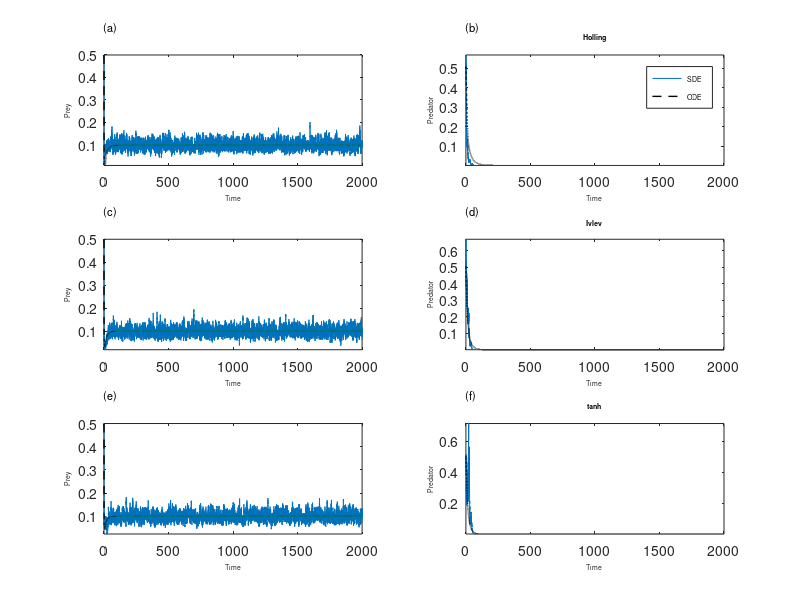

MATLAB code to generate this figure: (Note: a time limit stopped this script after it produced the figure.)
%%% FB 31/03/2019 -- SDE version of RMA model to verify is structural sensitivity still works in a stochastic context
%%% This code has no functions (on purpose), because the integration algorithm uses brute force and hence we need to maximize speed
%%% 01/04/19 -- adds the tanh functional response

clc
clear all
close all

randn('seed',10)

% ------------------- Parameters --------------------------------%

r=1;
m=0.1;
epsilon=0.3;

a_H = 3.05;
b_H = 2.68;

a_I = 1;
b_I = 2;

a_T = 0.99;
b_T = 1.48;

x=linspace(0,10,1000)
figure,
subplot(121) 
hold on
plot(x,(a_H*x)./(1+b_H*x),'k-')
plot(x,a_I*(1-exp(-b_I*x)),'b-')
plot(x,a_T*tanh(b_T*x),'r-')
hold off
subplot(122) %% Something possibly smarter
C = 1
D = 0.5/log(2)
hold on
plot(x,(C*x)./(D+x),'k-')
plot(x,C*(1-exp(-log(2)*x/D)),'b-')
hold off
%% Ivlev saturates more slowly

% trigo functional response to implement

%---------------- Stochasticity ---------------------------------% 

%%% sigmaE = 0.5; % Intrinsic noise SD (I started with sigmaE=0.1 or 0.5)
sigmaE = 0.25
%sigmaE = 0.1
%sigmaE=0.05
%------------------- Numerical integration stuff ----------------% 
intervals = 20; %50 -> dt = 0.02, 20-> dt = 0.05
dt=1.0/intervals;  %-> NB decrease the timestep below theirs - they use RK4
T_max=2000; %50.0 or 8000
timevec=linspace(0,T_max,intervals*T_max+1);

%-------------------- Loop on K ---------------------------------%

%K=0.1:0.5:2.6;
K=0.1:0.005:1.5
length_stored=3000; %1500
nmatrix=zeros(length(K),length_stored);
pmatrix=zeros(length(K),length_stored);
n2matrix=zeros(length(K),length_stored);
p2matrix=zeros(length(K),length_stored);

nmatrix_I=zeros(length(K),length_stored);
pmatrix_I=zeros(length(K),length_stored);
n2matrix_I=zeros(length(K),length_stored);
p2matrix_I=zeros(length(K),length_stored);

nmatrix_T=zeros(length(K),length_stored);
pmatrix_T=zeros(length(K),length_stored);
n2matrix_T=zeros(length(K),length_stored);
p2matrix_T=zeros(length(K),length_stored);

for (kk=1:length(K)),

disp(kk)

%%% That's what would be logical but here epsilon=1 goes against logic
%n(1) = 0.1;
%p(1) = 0.05;
%n2(1) = 0.1;
%p2(1) = 0.05;

n(1) = 0.5;
p(1) = 0.5;
n2(1) = 0.5;
p2(1) = 0.5;

n_I(1) = 0.5;
p_I(1) = 0.5;
n2_I(1) = 0.5;
p2_I(1) = 0.5;

n_T(1) = 0.5;
p_T(1) = 0.5;
n2_T(1) = 0.5;
p2_T(1) = 0.5;


%-------------------- Loop on time ------------------------------%
ki=1;
t=0.0;
while(t<(T_max-dt))

PreyGrowth = r*n(ki)*(1-n(ki)/K(kk));
Predation = (a_H*n(ki)*p(ki))/(b_H*n(ki)+1);
PredGrowth = epsilon*Predation-m*p(ki);

PreyGrowth2 = r*n2(ki)*(1-n2(ki)/K(kk));
Predation2 = (a_H*n2(ki)*p2(ki))/(b_H*n2(ki)+1);
PredGrowth2 = epsilon*Predation2-m*p2(ki);

PreyGrowth_I = r*n_I(ki)*(1-n_I(ki)/K(kk));
Predation_I = a_I*(1-exp(-b_I*n_I(ki)))*p_I(ki);
PredGrowth_I = epsilon*Predation_I-m*p_I(ki);

PreyGrowth2_I = r*n2_I(ki)*(1-n2_I(ki)/K(kk));
Predation2_I = a_I*(1-exp(-b_I*n2_I(ki)))*p2_I(ki);
PredGrowth2_I = epsilon*Predation2_I-m*p2_I(ki);

PreyGrowth_T = r*n_T(ki)*(1-n_T(ki)/K(kk));
Predation_T = a_T*tanh(b_T*n_T(ki))*p_T(ki);
PredGrowth_T = epsilon*Predation_T-m*p_T(ki);

PreyGrowth2_T = r*n2_T(ki)*(1-n2_T(ki)/K(kk));
Predation2_T =  a_T*tanh(b_T*n2_T(ki))*p2_T(ki);
PredGrowth2_T = epsilon*Predation2_T-m*p2_T(ki);


%----------------------------------------------------%
%%% This is Euler-Maruyama (simplest) scheme 
%%% Multiplication by abundance for environmental stochasticity (instead of sqrt(abundance) for dem. stoch. see S. Engen papers)
% Env. stochasticity
StochCompPrey = sigmaE*n(ki)*sqrt(dt)*randn; % Standard deviation of the Wiener process increment is sqrt(dt)
StochCompPred = sigmaE*p(ki)*sqrt(dt)*randn; % We use the same sigmaE for parsimony, though there's no other reason
StochCompPrey_I = sigmaE*n_I(ki)*sqrt(dt)*randn; % Standard deviation of the Wiener process increment is sqrt(dt)
StochCompPred_I = sigmaE*p_I(ki)*sqrt(dt)*randn;
StochCompPrey_T = sigmaE*n_T(ki)*sqrt(dt)*randn; % Standard deviation of the Wiener process increment is sqrt(dt)
StochCompPred_T = sigmaE*p_T(ki)*sqrt(dt)*randn;

%----------------------------------------------------%
n(ki+1) = n(ki) + dt*(PreyGrowth - Predation) + StochCompPrey;%+ DemogCompPrey; % Only env. stoch. on the prey
p(ki+1) = p(ki) + dt*PredGrowth + StochCompPred ; % + DemogCompPred Put only dem. stoch. on the predator, ideally

% deterministic equivalent
n2(ki+1) = n2(ki) + dt*(PreyGrowth2 - Predation2); % 
p2(ki+1) = p2(ki) + dt*PredGrowth2; %

n_I(ki+1) = n_I(ki) + dt*(PreyGrowth_I - Predation_I) + StochCompPrey_I;%+ DemogCompPrey; % Only env. stoch. on the prey
p_I(ki+1) = p_I(ki) + dt*PredGrowth_I + StochCompPred_I ; % + DemogCompPred Put only dem. stoch. on the predator, ideally

% deterministic equivalent
n2_I(ki+1) = n2_I(ki) + dt*(PreyGrowth2_I - Predation2_I); % 
p2_I(ki+1) = p2_I(ki) + dt*PredGrowth2_I; %

n_T(ki+1) = n_T(ki) + dt*(PreyGrowth_T - Predation_T) + StochCompPrey_T;%+ DemogCompPrey; % Only env. stoch. on the prey
p_T(ki+1) = p_T(ki) + dt*PredGrowth_T + StochCompPred_T ; % + DemogCompPred Put only dem. stoch. on the predator, ideally

% deterministic equivalent
n2_T(ki+1) = n2_T(ki) + dt*(PreyGrowth2_T - Predation2_T); % 
p2_T(ki+1) = p2_T(ki) + dt*PredGrowth2_T; %


ki=ki+1;
t=t+dt;
end
%-----------------------end of time loop --------------------------%

%% plot the time series
%if (0==1), %should forbid plotting
if (K(kk)==0.1 | K(kk)==0.5 | K(kk)==1), 
set(gca,'FontSize',7,'FontName','Arial')

figure,
subplot(321)
plot(timevec,n,timevec,n2,'k--','LineWidth',1)
ylabel('\fontsize{7}Prey')
xlabel('\fontsize{7}Time')
xAX = get(gca,'XAxis');
set(xAX,'FontSize',7);
yAX = get(gca,'YAxis');
set(yAX,'FontSize',7);
text(0,1.25,'(a)','Units','normalized','Fontsize',8)
axis tight

subplot(322)
plot(timevec,p,timevec,p2,'k--','LineWidth',1)
ylabel('\fontsize{7}Predator')
legend('\fontsize{7}SDE', '\fontsize{7}ODE','Location','northeast')% 'northeastoutside' shrinks the x-axis and best is not really best
axis tight
xlabel('\fontsize{7}Time')
xAX = get(gca,'XAxis');
set(xAX,'FontSize',7);
yAX = get(gca,'YAxis');
set(yAX,'FontSize',7);
title('\fontsize{7}Holling')
text(0,1.25,'(b)','Units','normalized','Fontsize',8)

subplot(323)
plot(timevec,n_I,timevec,n2_I,'k--','LineWidth',1)
ylabel('\fontsize{7}Prey')
xlabel('\fontsize{7}Time')
xAX = get(gca,'XAxis');
set(xAX,'FontSize',7);
yAX = get(gca,'YAxis');
set(yAX,'FontSize',7);
text(0,1.25,'(c)','Units','normalized','Fontsize',8)
axis tight

subplot(324)
plot(timevec,p_I,timevec,p2_I,'k--','LineWidth',1)
ylabel('\fontsize{7}Predator')
%legend('SDE', 'ODE')
axis tight
xlabel('\fontsize{7}Time')
title('\fontsize{7}Ivlev')
xAX = get(gca,'XAxis');
set(xAX,'FontSize',7);
yAX = get(gca,'YAxis');
set(yAX,'FontSize',7);
text(0,1.25,'(d)','Units','normalized','Fontsize',8)

subplot(325)
plot(timevec,n_T,timevec,n2_T,'k--','LineWidth',1)
ylabel('\fontsize{7}Prey')
xlabel('\fontsize{7}Time')
xAX = get(gca,'XAxis');
set(xAX,'FontSize',7);
yAX = get(gca,'YAxis');
set(yAX,'FontSize',7);
text(0,1.25,'(e)','Units','normalized','Fontsize',8)
axis tight

subplot(326)
plot(timevec,p_T,timevec,p2_T,'k--','LineWidth',1)
ylabel('\fontsize{7}Predator')
%legend('SDE', 'ODE')
axis tight
xlabel('\fontsize{7}Time')
title('\fontsize{7}tanh')
xAX = get(gca,'XAxis');
set(xAX,'FontSize',7);
yAX = get(gca,'YAxis');
set(yAX,'FontSize',7);
text(0,1.25,'(f)','Units','normalized','Fontsize',8)

print(figure(gcf),'-dpng','-r600',['RMA_Traj_K',num2str(K(kk))]);
end


%% store the end of it - now every 10 points
nmatrix(kk,:)=n((end-10*length_stored+1):10:end);
pmatrix(kk,:)=p((end-10*length_stored+1):10:end);
n2matrix(kk,:)=n2((end-10*length_stored+1):10:end);
p2matrix(kk,:)=p2((end-10*length_stored+1):10:end);

nmatrix_I(kk,:)=n_I((end-10*length_stored+1):10:end);
pmatrix_I(kk,:)=p_I((end-10*length_stored+1):10:end);
n2matrix_I(kk,:)=n2_I((end-10*length_stored+1):10:end);
p2matrix_I(kk,:)=p2_I((end-10*length_stored+1):10:end);

nmatrix_T(kk,:)=n_T((end-10*length_stored+1):10:end);
pmatrix_T(kk,:)=p_T((end-10*length_stored+1):10:end);
n2matrix_T(kk,:)=n2_T((end-10*length_stored+1):10:end);
p2matrix_T(kk,:)=p2_T((end-10*length_stored+1):10:end);
end

%-----------------------end of K loop -----------------------------%
figure,
set(gca,'FontSize',7,'FontName','Arial'); %otherwise Helvetica

subplot(321)
plot(K,log(nmatrix),'k.','MarkerSize',2) 
hold on
plot(K,log(n2matrix),'r.','MarkerSize',2)
xlabel('')
ylabel('\fontsize{7}log(prey density)')
text(0,1.25,'(a)','Units','normalized','Fontsize',7)
axis([min(K) 1.25 -45 5])
xAX = get(gca,'XAxis');
set(xAX,'FontSize',7);
yAX = get(gca,'YAxis');
set(yAX,'FontSize',7);
title('\fontsize{7}Holling')
hold off


subplot(322)
plot(K,nmatrix,'k.','MarkerSize',2)
%plot(K,nmatrix,'ko','MarkerFaceColor','k','MarkerSize',2)
hold on
plot(K,quantile(nmatrix.',0.975),'Color',[0.7 0.7 0.7]) 
plot(K,n2matrix,'r.','MarkerSize',2)
xlabel('')
ylabel('\fontsize{7}prey density')
text(0,1.25,'(b)','Units','normalized','Fontsize',7)
axis([min(K) 1.25 0 2.5])
xAX = get(gca,'XAxis');
set(xAX,'FontSize',7);
yAX = get(gca,'YAxis');
set(yAX,'FontSize',7);
title('\fontsize{7}Holling')
hold off


subplot(323)
plot(K,log(nmatrix_I),'k.','MarkerSize',2)
hold on
plot(K,log(n2matrix_I),'r.','MarkerSize',2)
xlabel('')
ylabel('\fontsize{7}log(prey density)')
text(0,1.25,'(c)','Units','normalized','Fontsize',7)
axis([min(K) 1.5 -45 5])
xAX = get(gca,'XAxis');
set(xAX,'FontSize',7);
yAX = get(gca,'YAxis');
set(yAX,'FontSize',7);
title('\fontsize{7}Ivlev')
hold off

subplot(324)
plot(K,nmatrix_I,'k.','MarkerSize',2)
hold on
plot(K,quantile(nmatrix_I.',0.975),'Color',[0.7 0.7 0.7]) 
plot(K,n2matrix_I,'r.','MarkerSize',2)
xlabel('')
ylabel('\fontsize{7}prey density')
text(0,1.25,'(d)','Units','normalized','Fontsize',7)
axis([min(K) 1.5 0 2.5])
xAX = get(gca,'XAxis');
set(xAX,'FontSize',7);
yAX = get(gca,'YAxis');
set(yAX,'FontSize',7);
title('\fontsize{7}Ivlev')

subplot(325)
plot(K,log(nmatrix_T),'k.','MarkerSize',2)
hold on
plot(K,log(n2matrix_T),'r.','MarkerSize',2)
xlabel('\fontsize{7}K')
ylabel('\fontsize{7}log(prey density)')
text(0,1.25,'(e)','Units','normalized','Fontsize',7)
xAX = get(gca,'XAxis');
set(xAX,'FontSize',7);
yAX = get(gca,'YAxis');
set(yAX,'FontSize',7);
axis([min(K) 1.5 -45 5])
title('\fontsize{7}tanh')
hold off

subplot(326)
plot(K,nmatrix_T,'k.','MarkerSize',2)
hold on
plot(K,quantile(nmatrix_T.',0.975),'Color',[0.7 0.7 0.7]) 
plot(K,n2matrix_T,'r.','MarkerSize',2)
xlabel('\fontsize{7}K')
ylabel('\fontsize{7}prey density')
text(0,1.25,'(f)','Units','normalized','Fontsize',7)
axis([min(K) 1.5 0 2.5])
xAX = get(gca,'XAxis');
set(xAX,'FontSize',7);
yAX = get(gca,'YAxis');
set(yAX,'FontSize',7);
title('\fontsize{7}tanh')
hold off
%
print(figure(gcf),'-dpng','-r300','RMA_Kloop_epsilon03');
